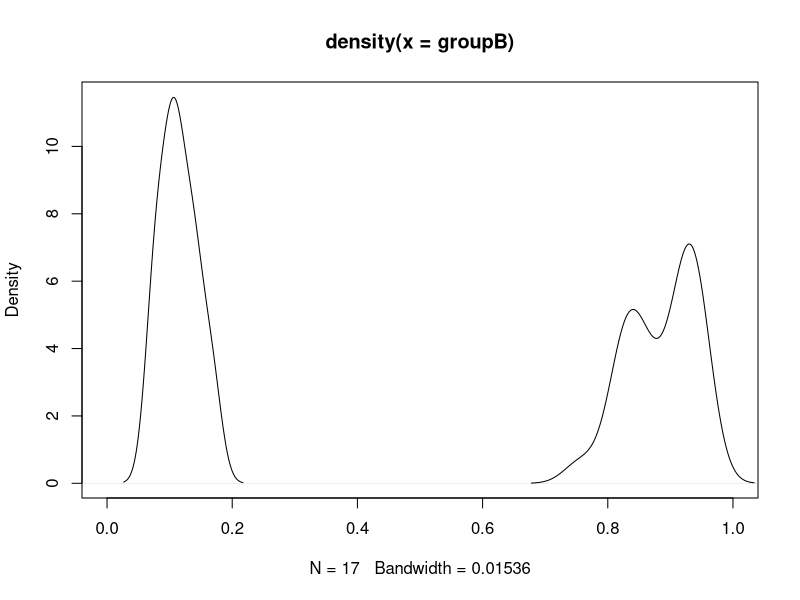
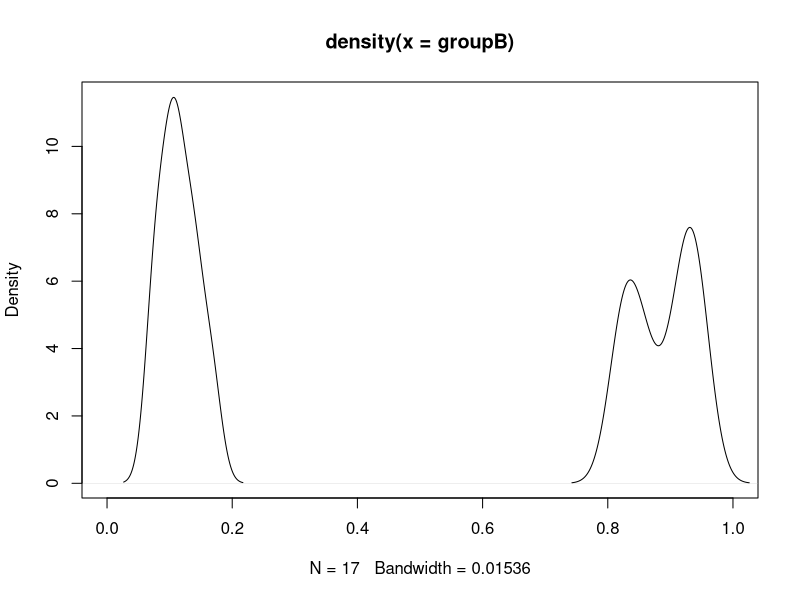
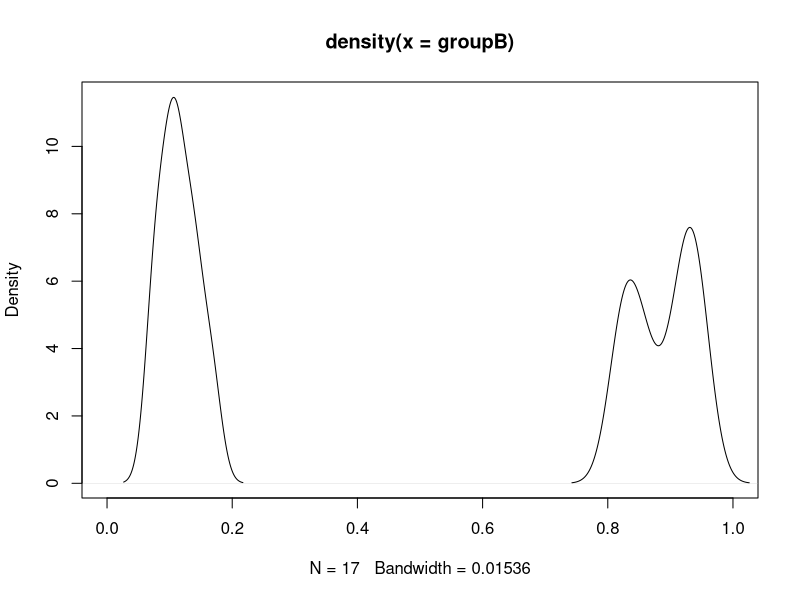
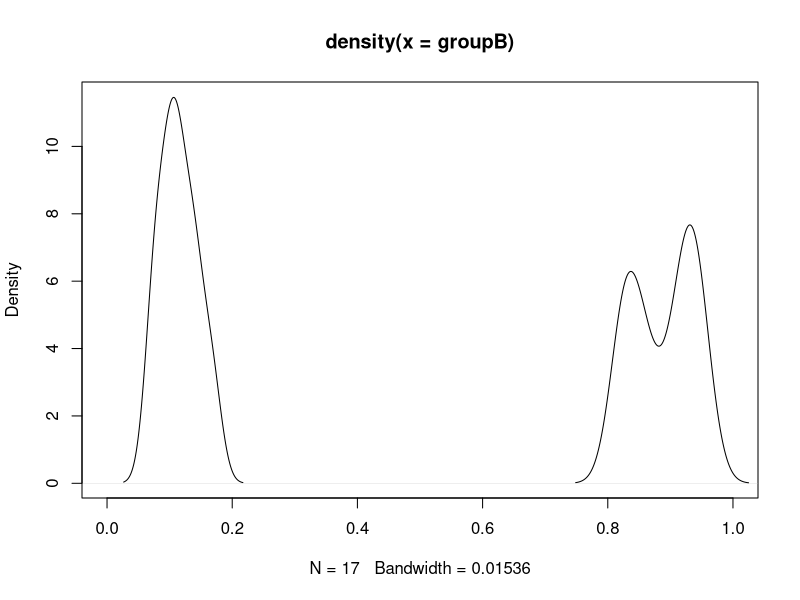
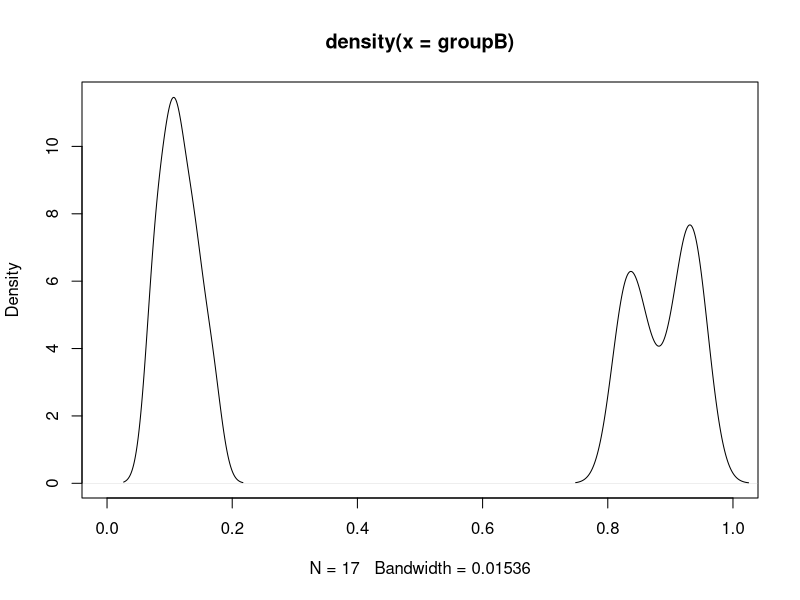
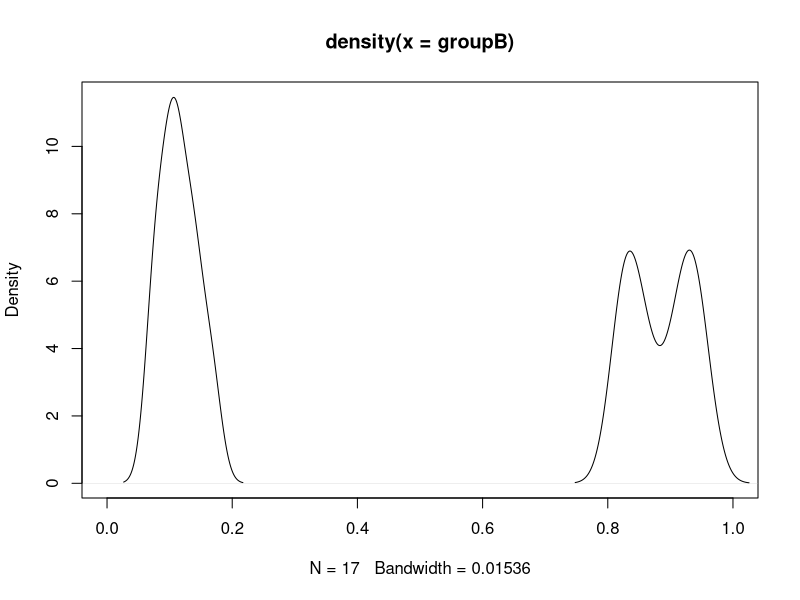

R code for these plots, in order:
# The second stratum is related with ties when performing Wilcoxon
# All because we are using a non-parametric rank-based test
groupA <- c(0.756701,   0.826087,   0.8136335,  0.9352227,  0.9001585, 
	        0.9056911,  0.832084,   0.9327731,  0.9250814,  0.928702,
	        0.9550562,  0.9355272,  0.9501779,  0.9402093,  0.8571429,
	        0.9108062,  0.85209,    0.8650794,  0.8185328,  0.8324786,  
	        0.8677686,  0.832981,   0.9278132,  0.9421053)
groupB <- c(0.08415041, 0.09426329, 0.07260758, 0.17096129, 0.14607775,
	        0.10448069, 0.07972549, 0.10642058, 0.07338358, 0.11341897, 
	        0.12265566, 0.10894262, 0.13963892, 0.16418979, 0.10338274,
	        0.12913419, 0.13887399)
wilcox.test(as.numeric(groupA), as.numeric(groupB))
plot(density(groupB), xlim=c(0, 1))
lines(density(groupA))

# Let's change the first value to a close value to the second one
groupA[1] <- 0.82608
wilcox.test(as.numeric(groupA), as.numeric(groupB)) # Same p-value
plot(density(groupB), xlim=c(0, 1))
lines(density(groupA))

# Yet if we assign the second value to the first one...
groupA[1] <- groupA[2]
wilcox.test(as.numeric(groupA), as.numeric(groupB)) # Decreased p-value
plot(density(groupB), xlim=c(0, 1))
lines(density(groupA))

# What if we assign a close value to a third value
groupA[3] <- 0.82608
wilcox.test(as.numeric(groupA), as.numeric(groupB)) # Same p-value from before
plot(density(groupB), xlim=c(0, 1))
lines(density(groupA))

# What if a third value equals the second one? Does the p-value decrease?
groupA[3] <- groupA[2]
wilcox.test(as.numeric(groupA), as.numeric(groupB)) # Decreased p-value
plot(density(groupB), xlim=c(0, 1))
lines(density(groupA))

# A fourth value equals the second one
groupA[4] <- groupA[2]
wilcox.test(as.numeric(groupA), as.numeric(groupB)) # Decreased p-value again
plot(density(groupB), xlim=c(0, 1))
lines(density(groupA))

# Even though the distributions are clearly different, the increasing number of
# ties decreases the significance of the difference between groups
